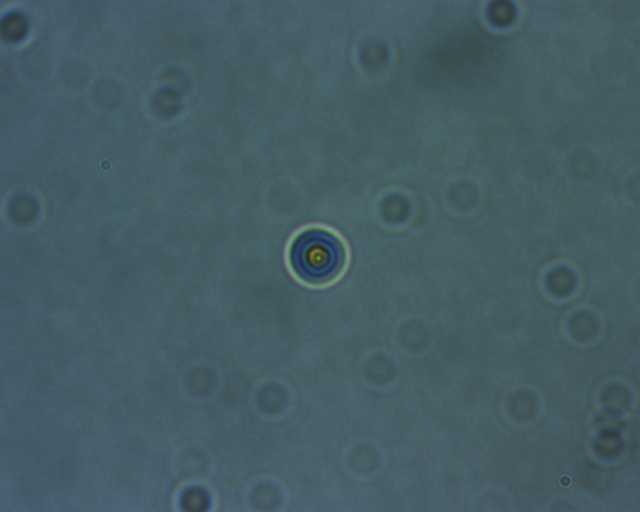
#> input picture 1.Optical-Tweezers/3.Lab-Data/8.TWEEZERS__Feb-27-2021__14-28-34/TRP_free.tif, 1280 x 1024 px (shown at 1/2 size); its folder holds 5 pictures in this run
$ jupyter execute --allow-errors 8.ANALYSIS.ipynb   (shell and % lines are left out)
#> lines starting #> are read from the running program, lines starting #| are printed output that depends on the picture
# *Optical Tweezers* | Lab-Session #8
## Feb-22-2021 14:42

This jupyter notebook is a used to collect and analyse data from Monday, Feb 22nd.
The data used is time series of a trapped bead. The voltage QPD signal is converted to position data using info from LAB 6&7. Then the trap stiffness and drag coefficient are found using three methods: PSD fitting, potential fitting and equipartition theorem.

### About this notebook: how to
- Run cells to define functions
- Run <a href='#load_data'>this cell</a> to load data
- Run <a href='#main'>this cell</a> to generate plots

### Algorithm:
- 1. [Load data from directory](#load_data)<br>
- 2. [Choose which data sets to run](#main)<br>
- 3. [Import and prepare calibration matrices](#calibration)<br>
- 4. For each chosen dataset:<br>
    - 4.1. [Initiate figures](#main)<br>
    - 4.2. [Get data and load in arrays](#get_data)<br>
    - 4.3. [Initiate empty arrays for data storage](#init_list)<br>
    - 4.4. [Convert QPD voltage into position w/ cal matrices](#main)<br>
    - 4.5. [Find laser power, choose position or voltage mode, choose time frame for position plots](#main)<br>
    - 4.5. [Plot the position data](#plotting)<br>
    - 4.6. [Generate periodogram](#main)<br>
    - 4.7. [Rescale data](#PSD_gen)<br>
    - 4.8. [Find moving average](#PSD_gen)<br>
    - 4.9. [Plot the power spectrum](#plotting)<br>
    - 4.10. [Fit the power spectrum](#PSD_fit)<br>
    - 4.11. [Construct the energy histogram](#Energy_construct)<br>
    - 4.12. [Fit the potential energy](#fit_energy)<br>
    - 4.13. [Plot potential energy](#plotting)<br>
    - 4.14. [Save_fig](#main)<br>
- 5. [Equipartition theorem method](#equi)<br>
- 6. [Save data](#export_data)<br>

# Data Collection

Data were collected for the calibration of the optical trap, by trapping a bead and plotting the power spectrum of each coordinate.

[cell 1]
# Import the relevant libraries
import pandas as pd
import numpy as np
import matplotlib.pyplot as plt
import scipy.constants as const
from scipy import interpolate
import scipy.signal
import os
from csvlib import *
from scipy.optimize import curve_fit
from IPython.display import display
from PIL import Image
from tqdm import tqdm
import csv
import matplotlib.gridspec as gridspec

# Display mpl in notebook format

<a id='export_data'></a>

[cell 2]
# SAVING DATA functions

# [13 lines left out: function InitiateFilesV, not called in this run]

def InitiateFilesPos():
    # creates blank csv files to save data in

    # files with position fitting
    coord_pos = ['x','y']
    for i in range (0,len(coord_pos)):
        with open('free_bead_data_pos_'+coord_pos[i]+'.csv', mode='w') as free_bead_data:
            initiate = csv.writer(free_bead_data, delimiter=',', quotechar='"', quoting=csv.QUOTE_MINIMAL)

            initiate.writerow(['Laser Intensity (mA)',
                               'k_equipartition', 'err_k_eq','k_potential','err_k_potential','err_k_cov',
                               'PSD_I_k','err_PSD_I_k','PSD_II_drag','err_PSD_II_drag','PSD_II_k_b','err_PSD_II_k_b',
                               'PSD_II_f0','err_PSD_II_f0','PSD_II_k','err_PSD_II_k','PSD_III_f0','err_PSD_III_f0',
                               'PSD_III_k','err_PSD_III_k','PSD_III_drag','err_PSD_III_drag'])

    return

# [17 lines left out: function SaveFittedPos, not called in this run]

# Section: function definitions

<a id='get_data'></a>

[cell 3]
# read DATA from selected file

# [31 lines left out: function readDATA, not called in this run]

<a id='calibration'></a>

[cell 4]
# generate calibration matrices

def ImportQPDCal():

    # [14 lines of commented-out code are left out]
    CAL_X = pd.read_csv('cal-stg-qpd-x.txt',skip_blank_lines=True,comment='#')
    CAL_Y = pd.read_csv('cal-stg-qpd-y.txt',skip_blank_lines=True,comment='#')

    # V_stage = cal_alpha[coordinate][laser_indx] * V_QPD
    cal_alpha = np.array([CAL_X.to_numpy().T[0],CAL_Y.to_numpy().T[0]])
    err_alpha = np.array([CAL_X.to_numpy().T[1],CAL_Y.to_numpy().T[1]])
    laser_intensity = CAL_X.to_numpy().T[2].tolist()

    # from LAB 6
    cal_beta = np.array([1.746e-06,1.776e-06])
    err_beta = np.array([0.009e-06,0.047e-06])

    #cal_QPD = np.array([np.repeat(0,len(laser_intensity)),np.repeat(0,len(laser_intensity))])
    #err_QPD = np.array([np.repeat(0,len(laser_intensity)),np.repeat(0,len(laser_intensity))])

    # construct calibration arrays
    cal_QPD = []
    err_QPD = []

    for i in range(2):
        cal_QPD.append(cal_alpha[i]*cal_beta[i])
        err_QPD.append(np.sqrt((cal_alpha[i]*err_beta[i])**2+(cal_beta[i]*err_beta[i])**2))

    return cal_QPD,err_QPD,cal_alpha,err_alpha,cal_beta,err_beta,laser_intensity

<a id='init_list'></a>

[cell 5]
# [6 lines left out: function InitiateLists, not called in this run]

<a id='plotting'></a>

[cell 6]
# plotting functions
sz_title = 12
sz_label = 10
sz_legend = 8

# [56 lines left out: functions PlotPosition, PlotPSD, PlotEnergy, not called in this run]

### Power spectrum and Boltzmann's distribution analysis
Plotting time series from QPD output. Calculating PSD and fitting. Calclating potential energy from Boltzmann's distribution and fitting.

QPD voltage in x and y directions is converted to position values using the conversion factors generated in LAB 7.

<a id='PSD_gen'></a>

[cell 7]
# [23 lines left out: functions PSD_Rescale, PSD_Moving_Average, not called in this run]

<a id='Energy_construct'></a>

[cell 8]
# [10 lines left out: function Energy_construct, not called in this run]

<a id='PSD_fit'></a>

#> (a cell that did not finish here is left out)

<a id='fit_energy'></a>

[cell 10]
# [29 lines left out: function Fit_Energy, not called in this run]

### Using equipartition theorem

Plotting time series from QPD output. Calculating the variance of the time series and fitting with equipartition theorem.

QPD voltage in x and y directions is converted to position values using the conversion factors generated in LAB 7 AND 6.

<a id ='equi'></a>

[cell 11]
# [27 lines left out: function SolveEquipartition, not called in this run]

# Data Analysis

<a id='load_data'></a>

[cell 12]
##### LOAD DATA

# explore files in this directory
#csvs = list_csv(directory='.',PRINT=True)   # Lists CSV files in a given directory

# 0 - 2: laser power 100
# 3 - 6: laser power 150
# 7 - 8: laser power 200
# 9 - 10: laser power 250
# 11: laser power 300

# which data?

#100--- 2
#150--- 6
#200--- 8
#250--- 10
#300--- 11

########################################### IMG
print("\nHere is an image from the trap")
img = Image.open("TRP_free.tif")
#> img is the input picture: PIL image 1280x1024 RGBA; mean R, G, B, A 68.6, 92.6, 99.7, 255
scale = 0.5
img = img.resize((int(img.size[0]*scale),int(img.size[1]*scale)))
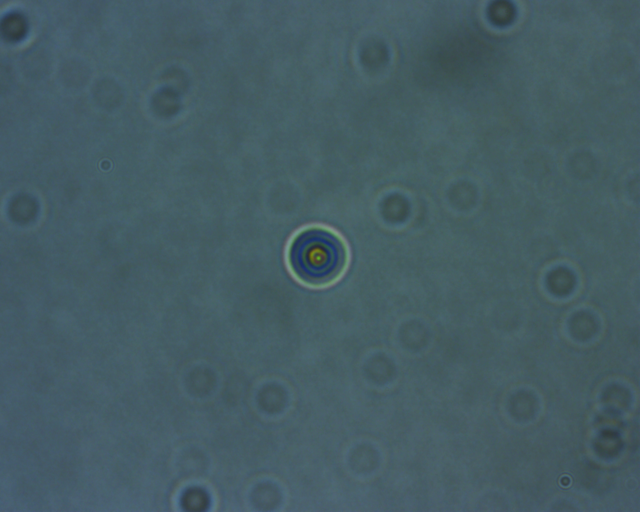
#> img: PIL image 640x512 RGBA; mean R, G, B, A 68.6, 92.7, 99.7, 255

display(img)

InitiateFilesPos()
